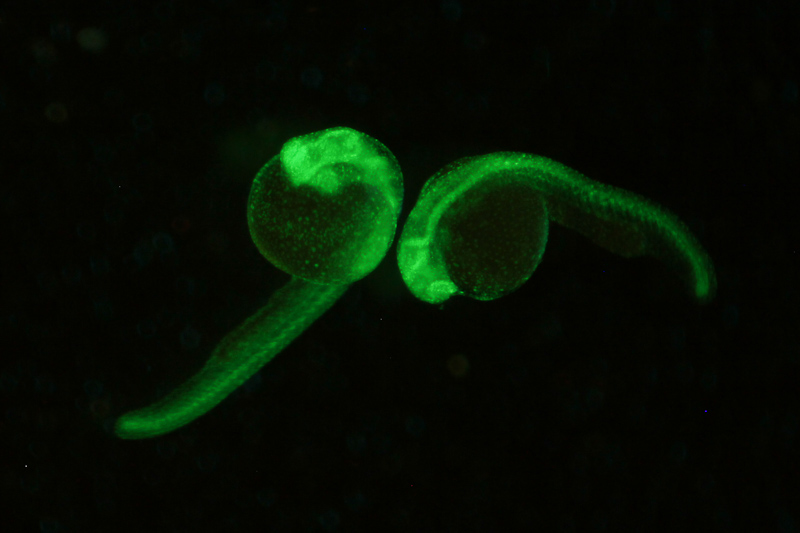
#> input picture zf_testimg2.jpeg, 800 x 533 px
$ python test_adaptivethresh.py
#> lines starting #> are read from the running program, lines starting #| are printed output that depends on the picture; after the words box and inside, x2 and y2 are one past the last pixel; in counts of white or black regions, pixels touching at a corner belong together
import cv2
import numpy as np

# Load the image
image = cv2.imread('zf_testimg2.jpeg')
#> image is the input picture: shape (533, 800, 3); mean B, G, R 2.6, 15.1, 4.8

# Convert the image to grayscale
gray_image = cv2.cvtColor(image, cv2.COLOR_BGR2GRAY)
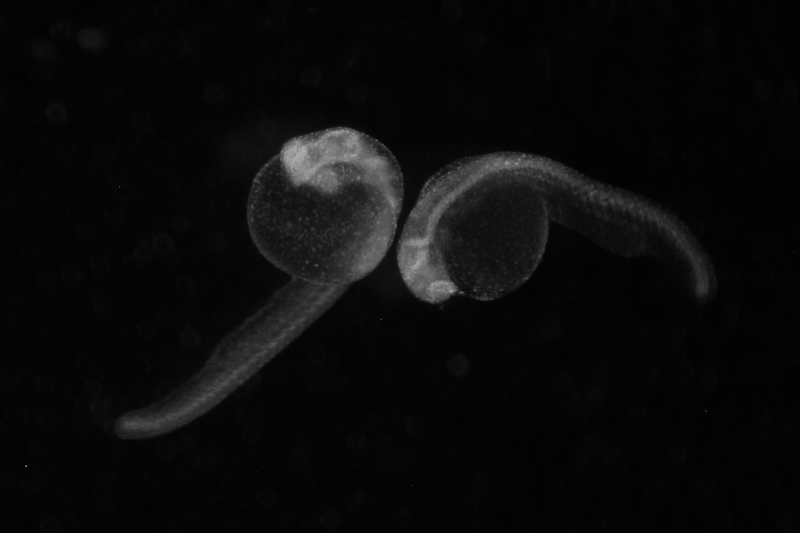
#> gray_image: shape (533, 800); min 0, max 173, mean 10.6

# Noise reduction with Gaussian Blur
blurred_image = cv2.GaussianBlur(gray_image, (5, 5), 0)

# Adaptive thresholding
adaptive_threshold_image = cv2.adaptiveThreshold(blurred_image, 255, cv2.ADAPTIVE_THRESH_GAUSSIAN_C, cv2.THRESH_BINARY, 11, 2)
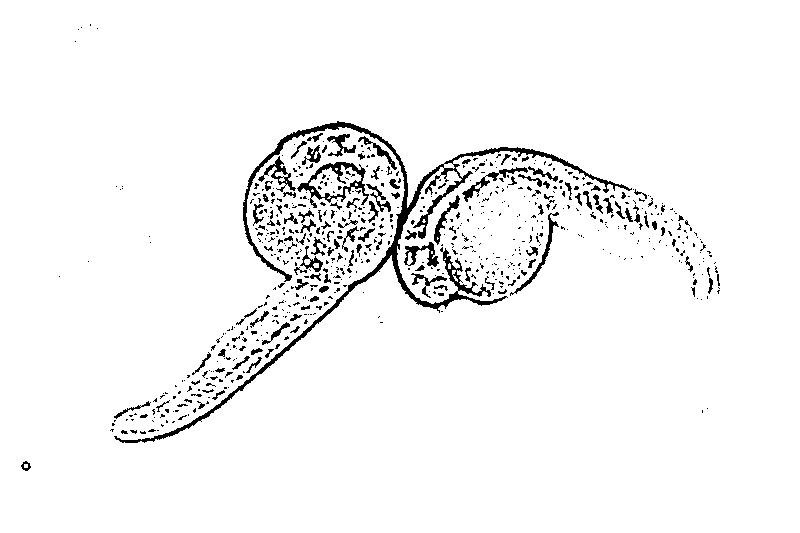
#> adaptive_threshold_image: shape (533, 800); 95.9% white; 665 black regions (544 under 20 px)

# Find contours in the noise-reduced image
contours, _ = cv2.findContours(adaptive_threshold_image, cv2.RETR_TREE, cv2.CHAIN_APPROX_SIMPLE)
#> contours = 887 contours, 686 with area under 20; largest, box (x1, y1, x2, y2) and area: (0, 0, 800, 533) 425068, (113, 120, 508, 444) 5004, (296, 161, 370, 206) 1826, (443, 146, 633, 194) 981, (309, 165, 362, 199) 792

# Draw all contours on the original image
cv2.drawContours(image, contours, -1, (0, 255, 0), 2)

# Find the largest contour in the list of contours
largest_contour = max(contours, key=cv2.contourArea)
#> largest_contour = [[0, 0], [0, 532], [799, 532], [799, 0]]

# Draw contours and bounding rectangle on the original image
cv2.drawContours(image, [largest_contour], -1, (0, 255, 0), 2)
x, y, w, h = cv2.boundingRect(largest_contour)
#> x = 0; y = 0; w = 800; h = 533
cv2.rectangle(image, (x, y), (x+w, y+h), (255, 0, 0), 2)
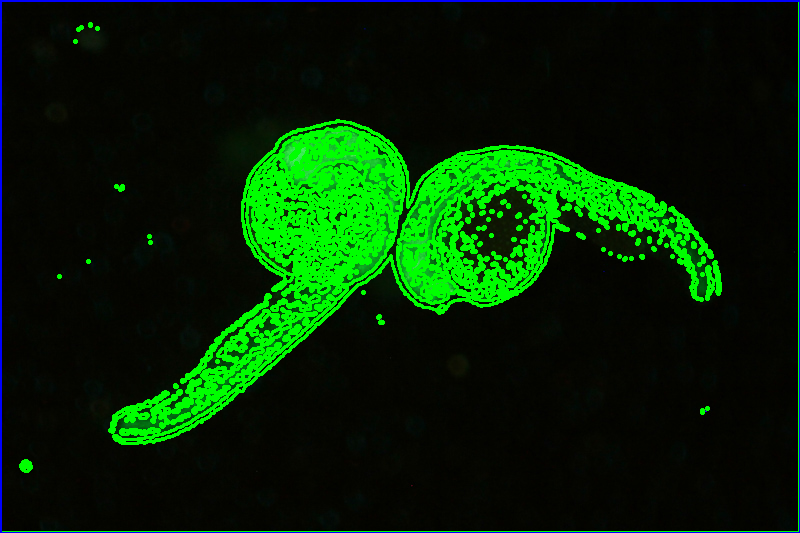
#> image: shape (533, 800, 3); mean B, G, R 3.7, 37.7, 3.8

# Convert array to grayscale for fluorescence detection
gray = cv2.cvtColor(image, cv2.COLOR_BGR2GRAY)
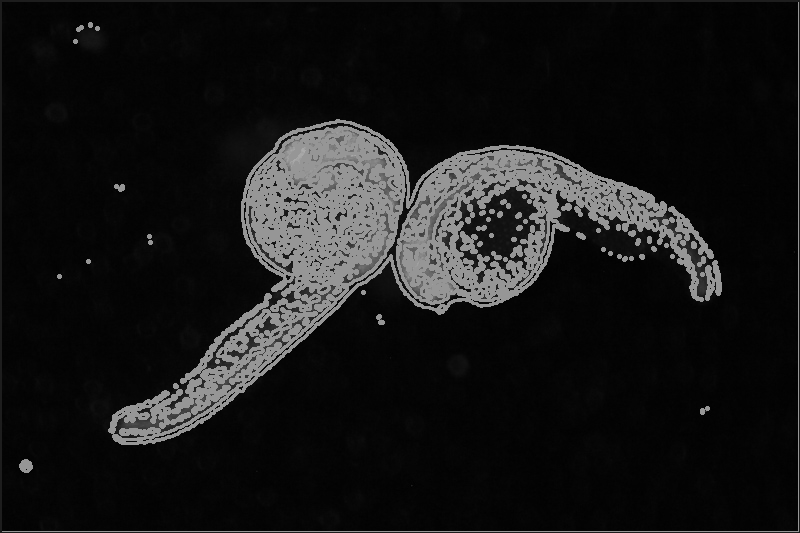
#> gray: shape (533, 800); min 0, max 173, mean 23.7

# Apply thresholding to detect fluorescence
_, binary = cv2.threshold(gray, 50, 255, cv2.THRESH_BINARY)
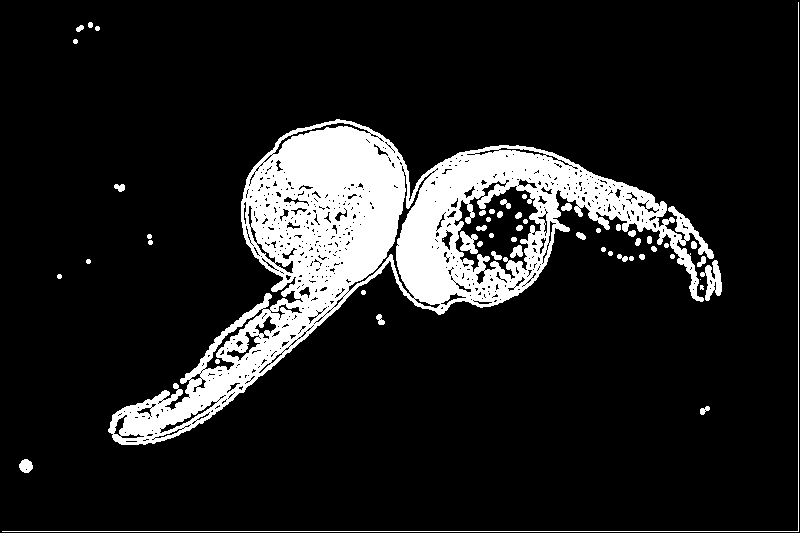
#> binary: shape (533, 800); 13% white; 53 white regions (3 under 20 px), largest, box (x1, y1, x2, y2) and area: (108, 119, 714, 445) 51806, (2, 2, 799, 532) 1326, (700, 260, 722, 301) 457

# Calculate the percentage of pixels that are fluorescent
fluorescent_pixels = np.count_nonzero(binary)
#> fluorescent_pixels = 55591
total_pixels = image.shape[0] * image.shape[1]
#> total_pixels = 426400
fluorescence_level = (fluorescent_pixels / total_pixels) * 100
#> fluorescence_level = 13.04

# Display the original image with contours
cv2.imshow('Fluorescent Level: {:.2f}%'.format(fluorescence_level), image)
cv2.waitKey(0)
cv2.destroyAllWindows()
